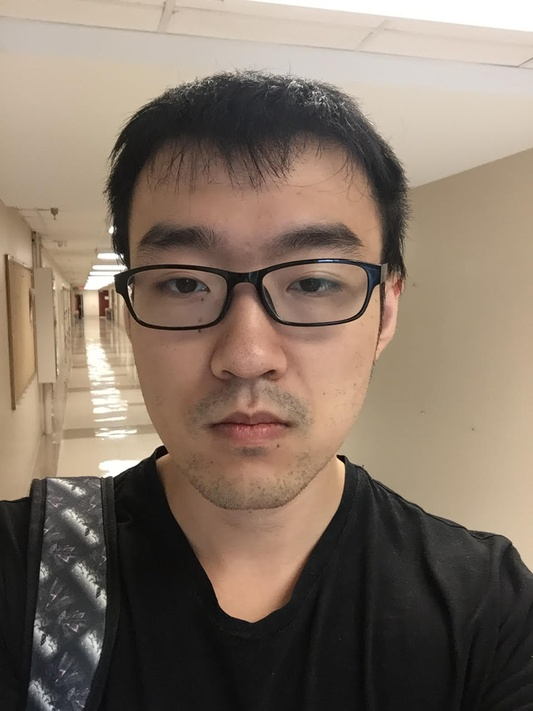
#> input picture Tracking/orientationFT/img/testFT_4.jpg, 533 x 711 px, shrunk from 960 x 1280 before the run, found by its file name
$ python OFT_funcs.py
#> lines starting #> are read from the running program, lines starting #| are printed output that depends on the picture; after the words box and inside, x2 and y2 are one past the last pixel; in counts of white or black regions, pixels touching at a corner belong together
import numpy as np
import math
from skimage import io
from skimage.measure import label, regionprops
import matplotlib.pyplot as plt
from scipy import fftpack
from scipy.signal import medfilt2d, convolve2d, fftconvolve
from scipy.ndimage import filters

import pdb

def xy_to_rc(img):
    pass

def sectionWindow(imgShape, windowShape):
    """
    imgShape: shape of image to be sectioned, tuple
    windowShape: shape of windowShape, tuple
    """
    Xnum = math.floor(imgShape[0]/windowShape[0])
    Ynum = math.floor(imgShape[1]/windowShape[1])
    Xrem = imgShape[0]%windowShape[0]
    Yrem = imgShape[1]%windowShape[1]
    Xstart = math.floor(Xrem/2)
    Ystart = math.floor(Yrem/2)
    Xend = imgShape[0] - Xstart + 1
    Yend = imgShape[1] - Ystart + 1
    X = np.asarray(range(Xstart, Xend, windowShape[0]))
    Y = np.asarray(range(Ystart, Yend, windowShape[1]))
    return X, Y

def fft2_imagej(img):
    """
    Mimic the result of FFT method in ImageJ.
    Low frequency signals are moved to the center of the image.
    Logarithm is take for the original fft2 transform to enhance the visibility.
    The result is then normalized to make it ready for display.
    """
    fft = fftpack.fft2(img)
    fft = np.log(fft)
    fft = np.real(fft)

    # pdb.set_trace()

    fft = fft.astype('float32')
    fft = fft - np.amin(fft)
    fft = fft/np.max(fft)
    fft_ij = fft.copy()
    h, w = img.shape
    h2 = math.floor(h/2)
    w2 = math.floor(w/2)
    for i in range(0, h):
        for j in range(0, w):
            i2 = i + h2
            j2 = j + w2
            if i2 > h - 1:
                i2 = i2 - h
            if j2 > w - 1:
                j2 = j2 - w
            fft_ij[i, j] = fft[i2, j2]
    return fft_ij

def matlab_style_gauss2D(shape=(3,3),sigma=0.5):
    """
    2D gaussian mask - should give the same result as MATLAB's
    fspecial('gaussian',[shape],[sigma])
    """
    m,n = [(ss-1.)/2. for ss in shape]
    y,x = np.ogrid[-m:m+1,-n:n+1]
    h = np.exp( -(x*x + y*y) / (2.*sigma*sigma) )
    h[ h < np.finfo(h.dtype).eps*h.max() ] = 0
    sumh = h.sum()
    if sumh != 0:
        h /= sumh
    return h

def img_smooth(img):
    """
    Denoising img
    """
    if str(img.dtype) != 'float32':
        img = img.astype('float32')
    img = medfilt2d(img, kernel_size=3)
    img = img.astype('float32')
    filt = matlab_style_gauss2D()
    conv = convolve2d(img, filt, mode='same')
    conv = filters.gaussian_filter(conv, 3)
    return conv

def imgAutoThreshold(img):
    if str(img.dtype) != 'float32':
        img = img.astype('float32')
    thres = max(min(np.amax(img,axis=0)), min(np.amax(img,axis=1)))
    w_idx = img > 1.2*thres
    img[w_idx] = 1
    img[~w_idx] = 0
    return img

def getOrientation(bw_img):
    try:
        label_img = label(thres).transpose()
        region = regionprops(label_img, coordinates='rc')
        area = 0
        for num in range(0, len(region)):
            area_tmp = region[num]['area']
            maj_tmp = region[num]['major_axis_length']
            min_tmp = region[num]['minor_axis_length']
            ori_tmp = region[num]['orientation']
            if area_tmp > area:
                area = area_tmp
                num_max = num
        maj = region[num_max]['major_axis_length']
        min = region[num_max]['minor_axis_length']
        ori = region[num_max]['orientation']
        img_ori = ori + math.pi/2
        # if img_ori > math.pi:
            # img_ori = img_ori - math.pi
        img_ori_magnitude = maj/min
    except:
        img_ori, img_ori_magnitude = 0, 0
    return img_ori, img_ori_magnitude


# [43 lines left out: functions imgOrientation, test, not called in this run]

def pre_processing(img):
    fft = fft2_imagej(img)
    smooth = img_smooth(fft)
    thres = imgAutoThreshold(smooth)
    return thres

if __name__ == '__main__':
    ### Input args ###
    windowShape = (50, 50)
    img = io.imread('testFT_4.jpg', as_gray=True)
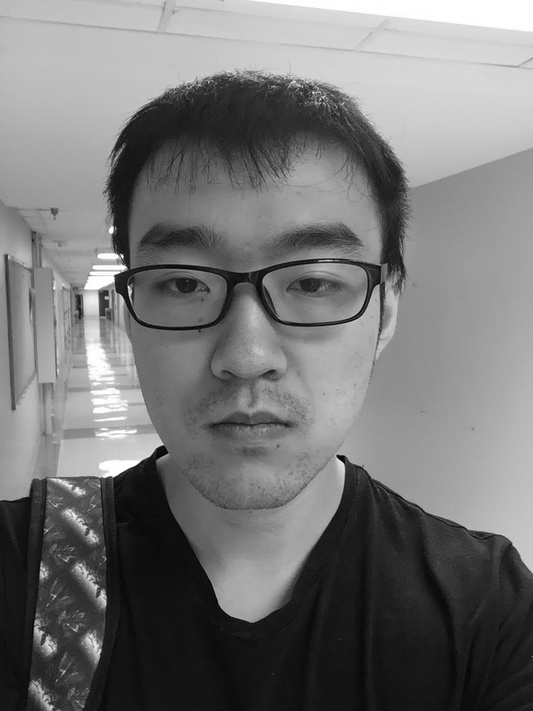
#> img: shape (711, 533) float64; min 0.00667, max 1, mean 0.461
    ##################
    X, Y = sectionWindow(img.shape, windowShape)
    y = X[0:X.size-1] + windowShape[0]/2
    x = Y[0:Y.size-1] + windowShape[1]/2
    x, y = np.meshgrid(x, y)
    u_ori = x.copy()
    v_ori = y.copy()
    for i in range(0, x.shape[0]): # col
        for j in range(0, y.shape[1]): # row
            window = img[X[i]:X[i+1], Y[j]:Y[j+1]]
            # fft = fft2_imagej(window)
            # smooth = img_smooth(fft)
            # thres = imgAutoThreshold(smooth)
            thres = pre_processing(window)
            ori, orim = getOrientation(thres)
            u_ori[i, j] = orim*math.cos(ori)
            v_ori[i, j] = orim*math.sin(ori)
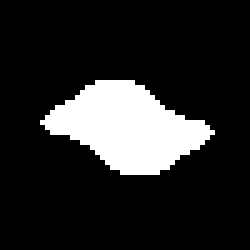
#> thres: shape (50, 50) float32 (shown 5 times larger); values 0 (black) and 1 (white), 15.5% white; 1 white region, box (x1, y1, x2, y2) and area: (8, 16, 43, 35) 387
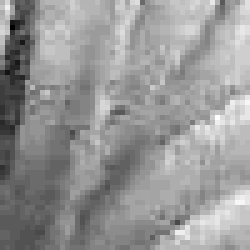
#> window: shape (50, 50) float64 (shown 5 times larger); min 0.0118, max 0.133, mean 0.0834; drawn with min black and max white
    plt.imshow(img, cmap='gray')
    plt.quiver(x, y, u_ori, v_ori, color='red')
    plt.axis('off')
    fig = plt.gcf()
    fig.savefig('FT_4.pdf', format='pdf', pad_inches=0)
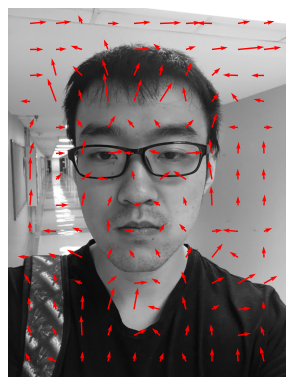
#> figure drawn by matplotlib, 1 panel

$ run again, with Tracking/orientationFT/img/testFT_1.tif saved as Tracking/orientationFT/img/testFT_4.jpg
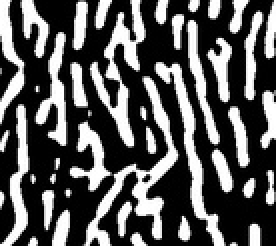
#> input picture Tracking/orientationFT/img/testFT_1.tif, 138 x 123 px, shrunk from 249 x 221 before the run, found by its file name (shown 2 times larger)
#> img is the input picture: shape (123, 138) float64; min 0, max 1, mean 0.354
#> after the loop `for i in range(0, x.shape[0]):`:
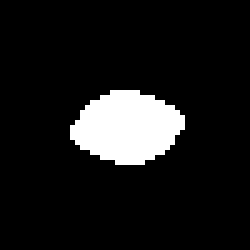
#> thres: shape (50, 50) float32 (shown 5 times larger); values 0 (black) and 1 (white), 10% white; 1 white region, box (x1, y1, x2, y2) and area: (14, 18, 37, 33) 249
#> after the loop `for i in range(0, x.shape[0]):`: u_ori = [[0.158, 0.393], [-0.195, 0.07]]; v_ori = [[1.91, 1.73], [1.47, 1.52]]
#> `fig.savefig('FT_4.pdf', format='pdf', pad_inches=0)`:
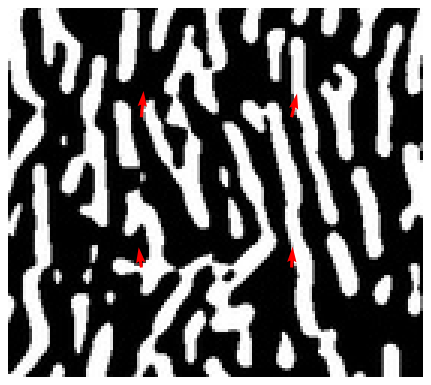
#> figure drawn by matplotlib, 1 panel

$ run again, with Tracking/orientationFT/img/testFT_2.tif saved as Tracking/orientationFT/img/testFT_4.jpg
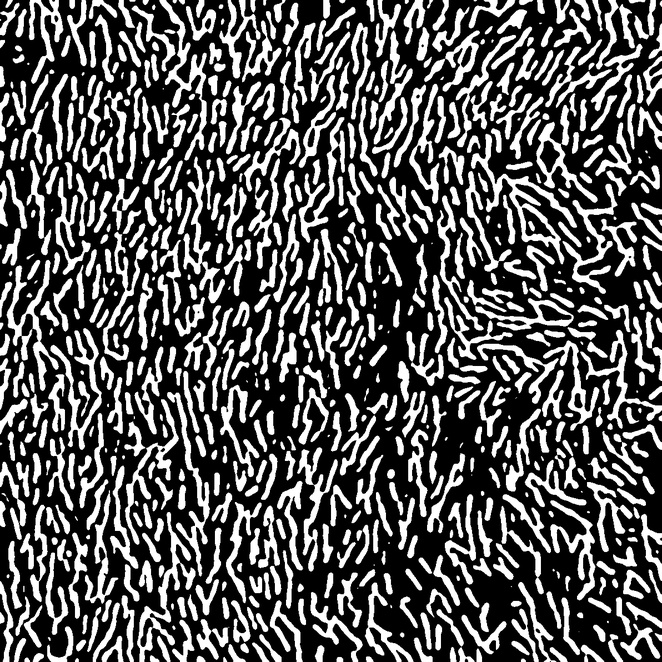
#> input picture Tracking/orientationFT/img/testFT_2.tif, 662 x 662 px, shrunk from 1192 x 1192 before the run, found by its file name
#> img is the input picture: shape (662, 662) float64; min 0, max 1, mean 0.348
#> after the loop `for i in range(0, x.shape[0]):`:
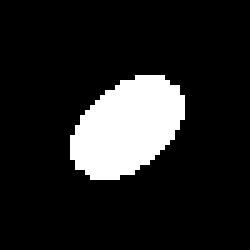
#> thres: shape (50, 50) float32 (shown 5 times larger); values 0 (black) and 1 (white), 13.6% white; 1 white region, box (x1, y1, x2, y2) and area: (14, 15, 37, 36) 339
#> `fig.savefig('FT_4.pdf', format='pdf', pad_inches=0)`:
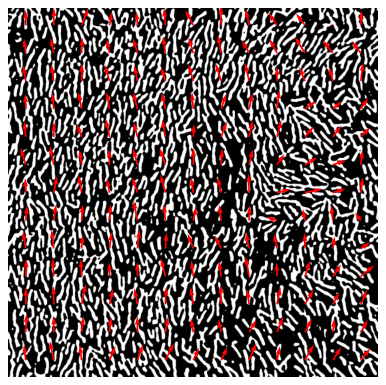
#> figure drawn by matplotlib, 1 panel
